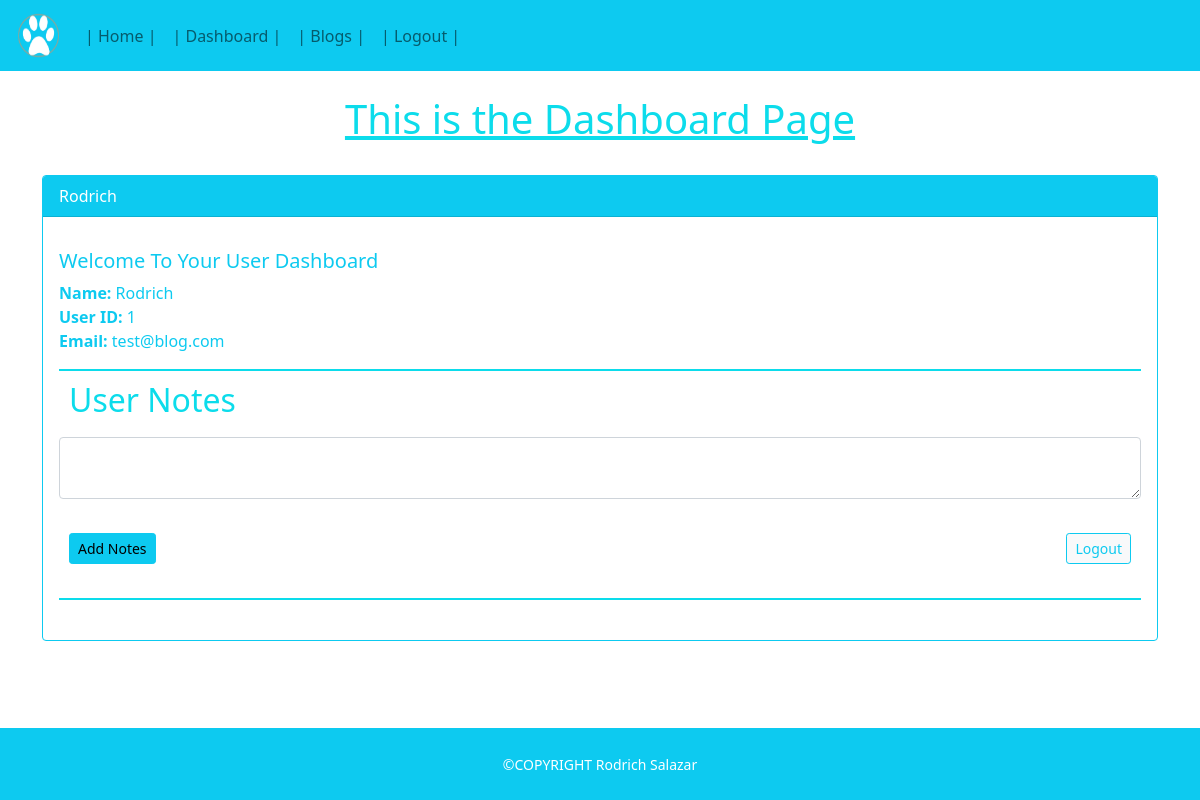
The page /dashboard (signed in) on the database as committed earlier.
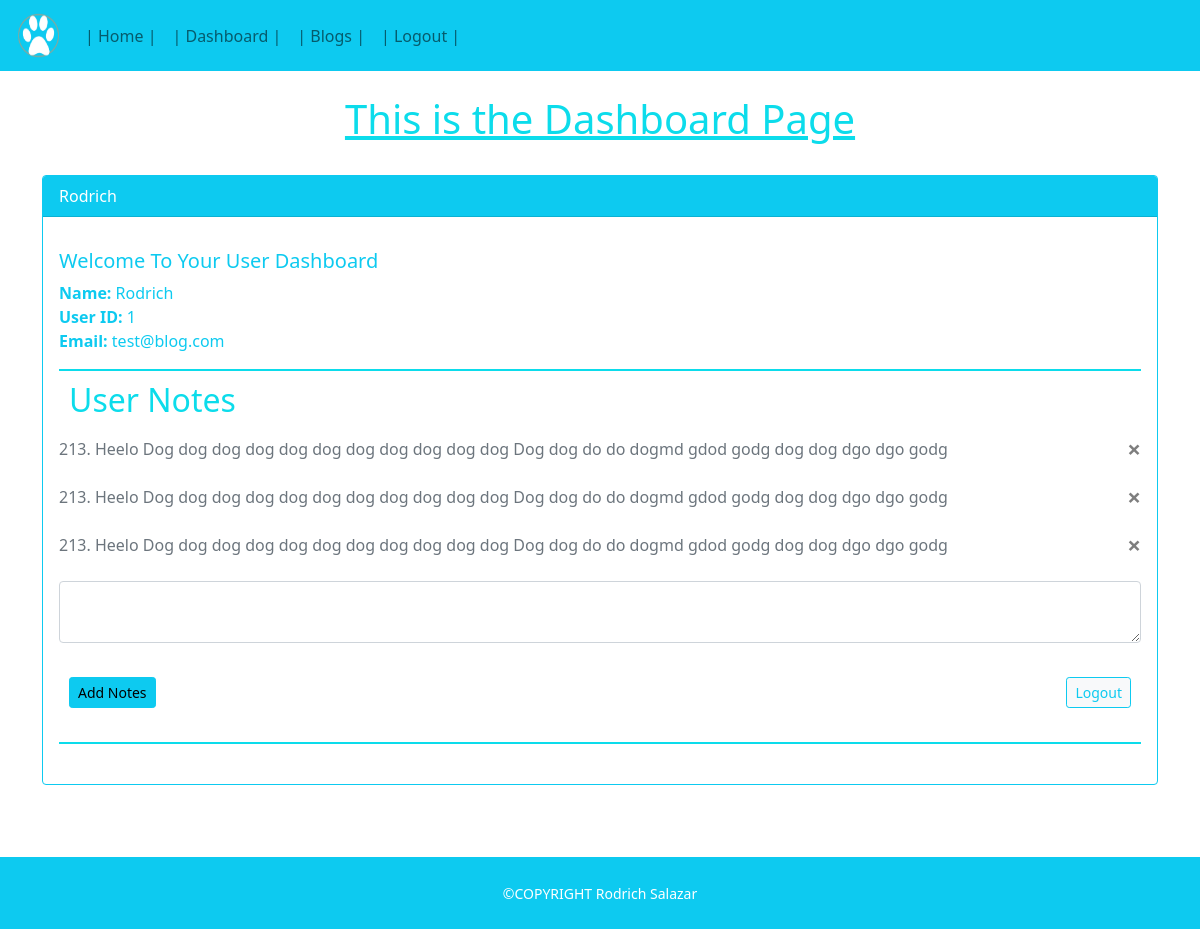
The same page on the database as committed later.
### website/models.py (models this page shows)
class User(db.Model, UserMixin):
    id = db.Column(db.Integer, primary_key=True)
    email = db.Column(db.String(150), unique=True)
    username = db.Column(db.String(150))
    password = db.Column(db.String(150))
    date = db.Column(db.DateTime(timezone=True), default=func.now())
    notes = db.relationship('Note')
    posts = db.relationship('Post', backref='user', passive_deletes=True)
    comments = db.relationship('Comment', backref='user', passive_deletes=True)
    likes = db.relationship('Like', backref='user', passive_deletes=True)

class Note(db.Model):
    id = db.Column(db.Integer, primary_key=True)
    data = db.Column(db.String(10000))
    date = db.Column(db.DateTime(timezone=True), default=func.now())
    user_id = db.Column(db.Integer, db.ForeignKey('user.id'))

### website/views.py (the view, shortened to what this page needs)
@views.route("/dashboard", methods = ['GET', 'POST'])
@login_required
def dashboard():
    return render_template("dashboard.html", user=current_user)

### website/__init__.py (called while the page is built)
def create_app():
    app = Flask(__name__)
    app.config['SECRET_KEY'] = 'ENWI!*!*uh981821huwha'
    app.config['SQLALCHEMY_DATABASE_URI'] = f'sqlite:///{DB_NAME}'
    db.init_app(app)
    from .views import views
    from .auth import auth
    app.register_blueprint(views, url_prefix='/')
    app.register_blueprint(auth, url_prefix='/')
    from .models import User, Note, Post, Comment, Like
    with app.app_context():
        db.create_all()
    login_manager = LoginManager()
    login_manager.login_view = 'auth.login'
    login_manager.init_app(app)
    @login_manager.user_loader
    def load_user(id):
        return User.query.get(int(id))
    return app

### website/templates/dashboard.html (shortened to what this page needs)
{% extends "template.html" %}
{% block content %}
    <section>
        <div class="container"/>
        <br/>
        <h1 class="dashboardheading text-center"> This is the Dashboard Page </h1>
        <br/>
            <div class="card border-info">
        <div class="card-header bg-info mb- mb-3 text-white">
            {{current_user.username}}
        </div>
        <div class="card-body bg-transparent">
            <h5 class="card-title text-info" >Welcome To Your User Dashboard
            </h5>
            <p class="card-text text-info">
                <strong>Name:</strong> {{current_user.username}} </br>
                <strong>User ID:</strong> {{current_user.id}} </br>
                <strong>Email:</strong> {{current_user.email}} </br>
            </p>
                <h2 class="toplinedashboard">User Notes</h2>
                <ul class="list-group list-group-flush" id="notes">
                    {% for note in user.notes%}
                    <div class="bordercardnotes text-muted">
                        <div class="class-header bgcolour d-flex justify-content-between align-items-center">
                        <div class="card-text">{{ note.data }}</div>
                        <button type="button" class="close" onClick="deleteNote({{ note.id}})">
                            <span aria-hidden="true">&times;</span>
                        </button>
                        </div>
                    </div>
                    <br/>
                    {% endfor %}
                </ul>
                <form method="POST">
                    <textarea name="note" id="note" class="form-control formnote"></textarea>
                    <div class="underlinedashboard">
                        <button type="submit" align="left" class="btn btn-sm btn-info">Add Notes</button>
                        <a href="{{ url_for('auth.logout')}}" style="float:right" class=" btn-light btn btn-outline-info btn-sm">Logout</a>
                    </div>
                </form>
                <br/>
                </div>
            </div>
            <br/>
            <br/>
        </div>
{% endblock %}

### website/templates/template.html (shortened to what this page needs)
<!DOCTYPE html>
<html>
  <head>
      <link rel="stylesheet" href="https://cdn.jsdelivr.net/npm/bootstrap@4.4.1/dist/css/bootstrap.min.css">
          <link href="static/css/styles.css" rel="stylesheet" />
      <link
      href="https://cdn.jsdelivr.net/npm/bootstrap@5.0.2/dist/css/bootstrap.min.css"
      rel="stylesheet"
      />
      <link href="static/css/styles.css" rel="stylesheet" />
  </head>
  <body>
    <nav class="navbar navbar-expand-md bg-info navbar-light">
      <a class="navbar-brand" href="/"><img src="static/assets/img/paw5.png" alt="Bootstrap" width="45" height="45"></a>
      <div class="collapse navbar-collapse" id="navbar">
        <ul class="navbar-nav">
        {% if user.is_authenticated %}
          <li class="nav-item">
            <a class="nav-link" href="/">| Home |</a>
          </li>
          <li class="nav-item">
            <a class="nav-link" href="/dashboard">| Dashboard |</a>
          </li>
          <li class="nav-item">
            <a class="nav-link" href="/blogs">| Blogs |</a>
          </li>
          <li class="nav-item">
            <a class="nav-link" href="/logout">| Logout |</a>
          </li>
          {% endif %}
      </div>
    </nav>
    <div>
    {% block content %}
    {% endblock %}
    <footer id="stickyfoot" class="flex-shrink-0 py-4 bg-info text-white - 50">
      <div class="container text-center">
        <small> &copy;COPYRIGHT Rodrich Salazar </small>
      </div>
    </footer>
  </body>
</html>

### website/static/css/styles.css (style rules this page uses)
footer { bottom: 0; margin-top: auto; width: 100%; }
body { min-height: 100vh; display: flex; flex-direction: column; }
h2 { color: #0cdceb; }
h1 { color: #0cdceb; }
.navbar { float: left; }
.dashboardheading { text-decoration: underline; }
.toplinedashboard { padding: 10px; border-width: 2px; border-style: solid; border-color: #0cdceb; border-bottom: none; border-left: none; border-right: none; }
.underlinedashboard { padding: 10px; border-width: 2px; border-style: solid; border-color: #0cdceb; border-top: none; border-left: none; border-right: none; }

Rows that differ between the two databases and show on the page:
added Note: data "213. Heelo Dog dog dog dog dog dog dog dog dog dog dog Dog dog do do dogmd gdod godg dog dog dgo dgo godg"
added Note: data "213. Heelo Dog dog dog dog dog dog dog dog dog dog dog Dog dog do do dogmd gdod godg dog dog dgo dgo godg"
added Note: data "213. Heelo Dog dog dog dog dog dog dog dog dog dog dog Dog dog do do dogmd gdod godg dog dog dgo dgo godg"
